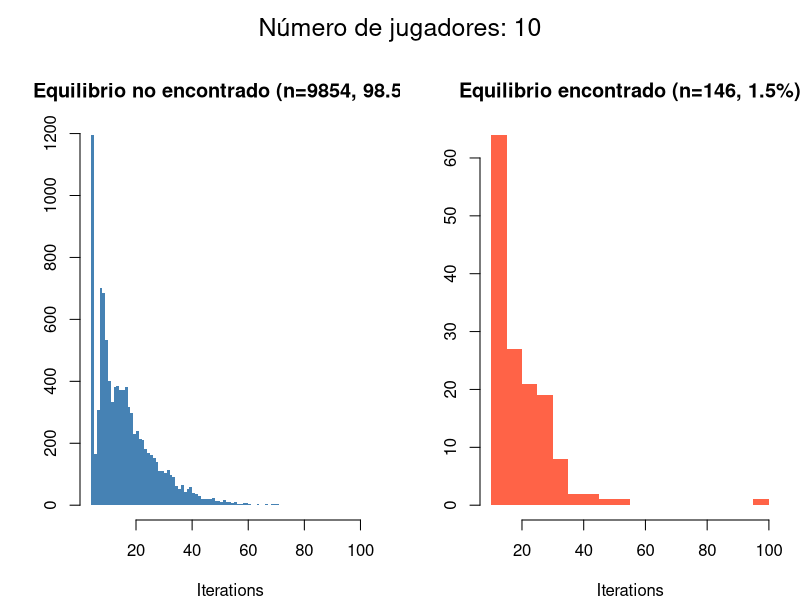

Write the R code that produced this figure.

# Parameters --------------------------------------------------------------

n_players <- 10
n_games <- 10000
#' Set up a random game payoff array
#'
#' Creates an n-dimensional array of uniform payoffs for a game with `n_players` and
#' a fixed number of `strategies` per player.
#'
#' @param n_players Integer. Number of players in the game.
#' @param strategies Integer. Number of strategies available to each player (default: 2).
#' @return Numeric array of dimension `c(n_players, rep(strategies, n_players))` containing random payoffs.
#' @examples
#' set_game(3)
#' set_game(4, strategies = 3)
#' @export
set_game <- function(n_players, strategies = 2) {
  array_size <- c(n_players, rep(strategies, n_players))
  game <- array(data = runif(prod(array_size)), dim = array_size)
  game
}

#' Find first FALSE in a logical vector
#'
#' Returns the index of the first `FALSE` value in `x`, or `NA_integer_` if none.
#'
#' @param x Logical vector to search.
#' @return Integer index of first FALSE, or `NA_integer_` if no FALSE is found.
#' @examples
#' first_false(c(TRUE, TRUE, FALSE, TRUE)) # 3
#' first_false(c(TRUE, TRUE))               # NA
#' @export
first_false <- function(x) match(FALSE, x, nomatch = NA_integer_)

#' Flip binary vector elements (0 ↔ 1)
#'
#' Transforms 0s to 1s and 1s to 0s in a numeric or integer vector.
#'
#' @param x Numeric or integer vector containing only 0s and 1s.
#' @return Integer vector with values flipped (1 becomes 0, 0 becomes 1).
#' @examples
#' flip01(c(0, 1, 0, 1)) # c(1, 0, 1, 0)
#' @export
flip01 <- function(x) { 1L - as.integer(x) }

#' Check for duplicate rows in a matrix or data.frame
#'
#' @param m Matrix or data.frame whose rows will be checked.
#' @return Logical `TRUE` if any duplicate rows exist, otherwise `FALSE`.
#' @examples
#' has_dup_rows(matrix(c(1,2,3,1,2,3), nrow = 2, byrow = TRUE)) # TRUE
#' has_dup_rows(matrix(1:4, nrow = 2))                            # FALSE
#' @export
has_dup_rows <- function(m) {
  anyDuplicated(as.data.frame(m)) > 0L
}

#' Determine a player's next move in the game
#'
#' Compares current utility to the utility after flipping the selected player's strategy.
#' Updates the strategy profile and agreement status accordingly.
#'
#' @param game Numeric array of payoffs as produced by `set_game()`.
#' @param selected_player Integer. Index of the player whose move is evaluated.
#' @param strategy Integer vector of length `n_players` with current strategies (0/1).
#' @param agree_status Logical vector of length `n_players` indicating which players have agreed.
#' @param is_new Logical flag (default `FALSE`). Indicates if the strategy was changed this call.
#' @return A list with elements:
#'   * `strategy`: Updated strategy vector.
#'   * `agree_status`: Updated agreement status vector.
#'   * `is_new`: `TRUE` if the selected player changed strategy, else `FALSE`.
#' @examples
#' g <- set_game(3)
#' get_player_move(g, 1, c(0,0,0), c(FALSE, FALSE, FALSE))
#' @export
get_player_move <- function(game, selected_player, strategy, agree_status, is_new = FALSE) {
  idx_current <- as.list(c(selected_player, strategy + 1L))
  u_current   <- do.call("[", c(list(game), idx_current))

  changed_strat <- strategy
  changed_strat[selected_player] <- 1L - strategy[selected_player]
  idx_changed  <- as.list(c(selected_player, changed_strat + 1L))
  u_change     <- do.call("[", c(list(game), idx_changed))

  if (u_change > u_current) {
    strategy[selected_player] <- changed_strat[selected_player]
    agree_status[] <- FALSE
    agree_status[selected_player] <- TRUE
    is_new <- TRUE
  } else {
    agree_status[selected_player] <- TRUE
  }

  list(
    strategy     = strategy,
    agree_status = agree_status,
    is_new       = is_new
  )
}

#' Play a single game until equilibrium or cycle detection
#'
#' Iteratively applies `get_player_move()` until all players agree or a strategy profile repeats.
#'
#' @param n_players Integer. Number of players.
#' @param game Numeric payoff array from `set_game()`.
#' @return Character vector of length 2:
#'   1. Status: "Equilibrio encontrado" or "Equilibrio no encontrado"
#'   2. Number of iterations performed.
#' @examples
#' play_game(3, set_game(3))
#' @export
play_game <- function(n_players, game) {
  strategy        <- integer(n_players)
  agree_status    <- rep(FALSE, n_players)
  used_strategies <- rbind(strategy)
  iteration_count <- 0L
  all_agree       <- rep(TRUE, n_players)

  while (!all(all_agree == agree_status)) {
    p <- first_false(agree_status)
    res <- get_player_move(game, p, strategy, agree_status)
    iteration_count <- iteration_count + 1L

    strategy     <- res$strategy
    agree_status <- res$agree_status

    if (res$is_new) {
      used_strategies <- rbind(used_strategies, strategy)
      if (has_dup_rows(used_strategies)) {
        return(c("Equilibrio no encontrado", iteration_count))
      }
    }
  }

  c("Equilibrio encontrado", iteration_count)
}

#' Run multiple games and collect results
#'
#' @param n_games Integer. Number of games to simulate.
#' @param n_players Integer. Number of players per game.
#' @return Data.frame with columns:
#'   * `status`: Simulation outcome for each game.
#'   * `iterations`: Number of iterations taken in each simulation.
#' @examples
#' run_many_games(10, 4)
#' @export
run_many_games <- function(n_games, n_players) {
  mat <- t(sapply(
    seq_len(n_games),
    function(i) {
      g   <- set_game(n_players)
      play_game(n_players, g)
    }
  ))
  df <- as.data.frame(mat, stringsAsFactors = FALSE)
  names(df) <- c("status", "iterations")
  df$iterations <- as.numeric(df$iterations)
  df
}

#' Summarize and plot game results
#'
#' Prints counts and percentages of statuses, and draws histograms of iterations
#' per status with overall number of players in main title.
#'
#' @param res_mat Data.frame or matrix with columns `status` and `iterations`.
#' @param n_players Integer. Number of players used in simulations.
#' @return Invisibly returns `NULL`, prints summary and plots histograms.
#' @examples
#' res <- run_many_games(100, 4)
#' summary_game_results(res, 4)
#' @export
summary_game_results <- function(res_mat, n_players) {
  df <- as.data.frame(res_mat, stringsAsFactors = FALSE)
  names(df) <- c("status", "iterations")
  df$iterations <- as.numeric(df$iterations)

  sts    <- unique(df$status)
  counts <- table(df$status)
  total  <- sum(counts)
  pct    <- round((counts / total) * 100, 1)
  colors <- c("steelblue", "tomato")[seq_along(sts)]

  oldpar <- par(no.readonly = TRUE)
  on.exit(par(oldpar), add = TRUE)
  par(
    mfrow = c(1, length(sts)),
    mar   = c(4, 4, 3, 1),
    oma   = c(0, 0, 3, 0)
  )

  for (i in seq_along(sts)) {
    st  <- sts[i]
    its <- df$iterations[df$status == st]
    n   <- counts[st]
    p   <- pct[st]
    hist(
      its,
      breaks = "FD",
      main   = paste0(st, " (n=", n, ", ", p, "%)"),
      xlab   = "Iterations",
      ylab   = "",
      col    = colors[i],
      border = NA
    )
  }

  mtext(
    text  = paste("Número de jugadores:", n_players),
    side  = 3,
    outer = TRUE,
    cex   = 1.5,
    line  = 1
  )
}


# Use ---------------------------------------------------------------------

game_results <- run_many_games(n_games = n_games, n_players = n_players)

summary_game_results(game_results, n_players = n_players)

